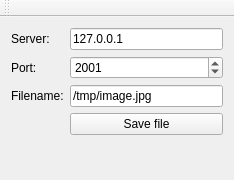
<?xml version="1.0" encoding="UTF-8"?>
<ui version="4.0">
    <class>MainWindow</class>
    <widget class="QMainWindow" name="MainWindow">
        <property name="geometry">
            <rect>
                <x>0</x>
                <y>0</y>
                <width>234</width>
                <height>180</height>
            </rect>
        </property>
        <property name="windowTitle">
            <string>Mjpg-streamer UDP client</string>
        </property>
        <widget class="QWidget" name="centralWidget">
            <layout class="QGridLayout" name="gridLayout">
                <item row="0" column="0">
                    <widget class="QLabel" name="label">
                        <property name="text">
                            <string>Server:</string>
                        </property>
                    </widget>
                </item>
                <item row="0" column="1">
                    <widget class="QLineEdit" name="lineEditServer">
                        <property name="inputMask">
                            <string/>
                        </property>
                        <property name="text">
                            <string>127.0.0.1</string>
                        </property>
                    </widget>
                </item>
                <item row="1" column="0">
                    <widget class="QLabel" name="label_2">
                        <property name="text">
                            <string>Port:</string>
                        </property>
                    </widget>
                </item>
                <item row="1" column="1">
                    <widget class="QSpinBox" name="spinBoxPort">
                        <property name="maximum">
                            <number>99999</number>
                        </property>
                        <property name="value">
                            <number>2001</number>
                        </property>
                    </widget>
                </item>
                <item row="2" column="0">
                    <widget class="QLabel" name="label_3">
                        <property name="text">
                            <string>Filename:</string>
                        </property>
                    </widget>
                </item>
                <item row="2" column="1">
                    <widget class="QLineEdit" name="lineEditFileName">
                        <property name="text">
                            <string>/tmp/image.jpg</string>
                        </property>
                    </widget>
                </item>
                <item row="3" column="1">
                    <widget class="QPushButton" name="pushButton">
                        <property name="text">
                            <string>Save file</string>
                        </property>
                    </widget>
                </item>
                <item row="4" column="0" colspan="2">
                    <widget class="QLabel" name="labelStatus">
                        <property name="text">
                            <string/>
                        </property>
                    </widget>
                </item>
            </layout>
        </widget>
        <widget class="QToolBar" name="mainToolBar">
            <attribute name="toolBarArea">
                <enum>TopToolBarArea</enum>
            </attribute>
            <attribute name="toolBarBreak">
                <bool>false</bool>
            </attribute>
        </widget>
    </widget>
    <layoutdefault spacing="6" margin="11"/>
    <resources/>
    <connections/>
</ui>
